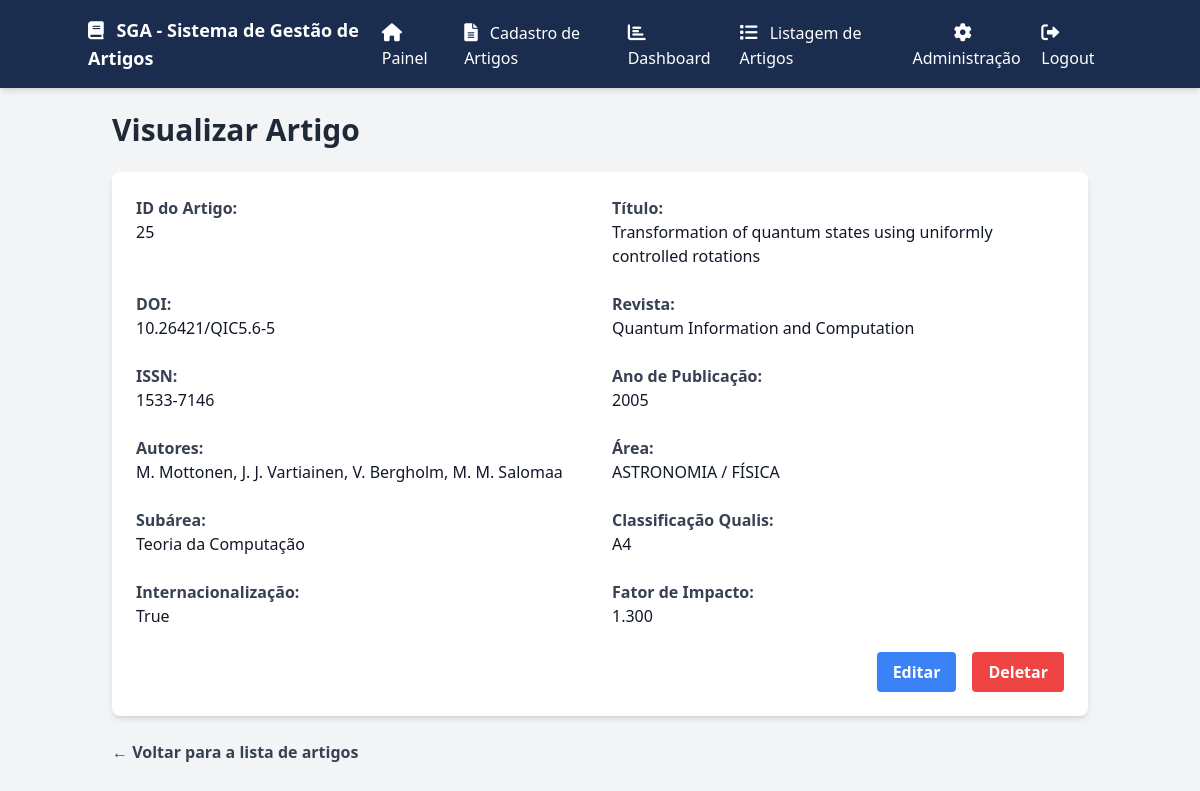
Page /visualizar_artigo/25 (signed in) on the committed database.
### app/models.py (models this page shows)
class Artigo(db.Model):
    id = db.Column(db.Integer, primary_key=True)
    doi = db.Column(db.String(255), unique=True, nullable=False)
    titulo = db.Column(db.String(255), nullable=False)
    ano = db.Column(db.Integer, nullable=False)
    revista = db.Column(db.String(255), nullable=False)
    issn = db.Column(db.String(9), nullable=False)
    area_id = db.Column(db.Integer, nullable=False)
    subarea_id = db.Column(db.Integer, nullable=False)
    autores = db.Column(db.String(255), nullable=False)  # Armazenar autores como string, pode ser melhorado com tabela relacional
    internacionalizacao = db.Column(db.Boolean, default=False)
    classificacao = db.Column(db.String(10), nullable=True)
    fator_impacto = db.Column(db.Numeric(5, 3), nullable=True)

class Area(db.Model):
    id = db.Column(db.Integer, primary_key=True)
    nome = db.Column(db.String(255), nullable=False, unique=True)
    subareas = db.relationship('Subarea', backref='area', lazy=True)

class Subarea(db.Model):
    id = db.Column(db.Integer, primary_key=True)
    nome = db.Column(db.String(255), nullable=False, unique=True)
    area_id = db.Column(db.Integer, db.ForeignKey('area.id'), nullable=False)

### app/routes/routes.py (the view)
@main_bp.route('/visualizar_artigo/<int:id>')
@login_required
def visualizar_artigo(id):
    artigo = Artigo.query.get_or_404(id)
    area = Area.query.get(artigo.area_id)
    subarea = Subarea.query.get(artigo.subarea_id)
    area_nome = area.nome if area else "Não especificada"
    subarea_nome = subarea.nome if subarea else "Não especificada"
    return render_template('visualizar_artigo.html', artigo=artigo, area_nome=area_nome, subarea_nome=subarea_nome)

### app/__init__.py (called while the page is built)
@login_manager.user_loader
def load_user(user_id):
    from app.models import User
    return User.query.get(int(user_id))  # Carrega o usuário pelo ID

### app/templates/visualizar_artigo.html (shortened to what this page needs)
<!DOCTYPE html>
<html lang="pt-BR">
<head>
    <script src="https://cdn.tailwindcss.com"></script>
    <link rel="stylesheet" href="https://cdnjs.cloudflare.com/ajax/libs/font-awesome/6.0.0-beta3/css/all.min.css">
</head>
<body class="bg-gray-100 font-sans leading-normal tracking-normal">
    <nav class="bg-[#1b2d4f] p-4 shadow-md">
        <div class="container mx-auto flex justify-between items-center">
            <div class="text-white text-lg font-semibold">
                <i class="fas fa-book mr-2"></i> SGA - Sistema de Gestão de Artigos
            </div>
            <div id="menuItems" class="hidden md:flex space-x-4">
                <a href="{{ url_for('main.painel') }}" class="text-white hover:text-[#f9b233]">
                    <i class="fas fa-home mr-2 text-lg"></i> Painel
                </a>
                <a href="{{ url_for('main.submit_artigo') }}" class="text-white hover:text-[#f9b233]">
                    <i class="fas fa-file-alt mr-2 text-lg"></i> Cadastro de Artigos
                </a>
                <a href="{{ url_for('main.dashboard') }}" class="text-white hover:text-[#f9b233]">
                    <i class="fas fa-chart-bar mr-2 text-lg"></i> Dashboard
                </a>
                <a href="{{ url_for('main.listar_artigos') }}" class="text-white hover:text-[#f9b233]">
                    <i class="fas fa-list mr-2 text-lg"></i> Listagem de Artigos
                </a>
                {% if current_user.is_authenticated and current_user.is_admin %}
                <div class="relative group">
                    <button class="text-white hover:text-[#f9b233] focus:outline-none">
                        <i class="fas fa-cog mr-2 text-lg"></i> Administração
                    </button>
                </div>
                {% endif %}
                {% if current_user.is_authenticated %}
                    <a href="{{ url_for('auth.logout') }}" class="text-white hover:text-[#f9b233]">
                        <i class="fas fa-sign-out-alt mr-2 text-lg"></i> Logout
                    </a>
                {% else %}
                    <a href="{{ url_for('auth.login') }}" class="text-white hover:text-[#f9b233]">
                        <i class="fas fa-sign-in-alt mr-2 text-lg"></i> Login
                    </a>
                {% endif %}
            </div>
        </div>
    </nav>
    <div class="container mx-auto p-6">
        <h1 class="text-3xl font-bold mb-6 text-gray-800">Visualizar Artigo</h1>
        <div class="bg-white shadow-md rounded-lg p-6">
            <div class="grid grid-cols-1 md:grid-cols-2 gap-6 mb-4">
                <div>
                    <label class="block text-gray-700 font-bold">ID do Artigo:</label>
                    <p class="text-gray-900">{{ artigo.id }}</p>
                </div>
                <div>
                    <label class="block text-gray-700 font-bold">Título:</label>
                    <p class="text-gray-900">{{ artigo.titulo }}</p>
                </div>
                <div>
                    <label class="block text-gray-700 font-bold">DOI:</label>
                    <p class="text-gray-900">{{ artigo.doi }}</p>
                </div>
                <div>
                    <label class="block text-gray-700 font-bold">Revista:</label>
                    <p class="text-gray-900">{{ artigo.revista }}</p>
                </div>
                <div>
                    <label class="block text-gray-700 font-bold">ISSN:</label>
                    <p class="text-gray-900">{{ artigo.issn }}</p>
                </div>
                <div>
                    <label class="block text-gray-700 font-bold">Ano de Publicação:</label>
                    <p class="text-gray-900">{{ artigo.ano }}</p>
                </div>
                <div>
                    <label class="block text-gray-700 font-bold">Autores:</label>
                    <p class="text-gray-900">{{ artigo.autores }}</p>
                </div>
                <div>
                    <label class="block text-gray-700 font-bold">Área:</label>
                    <p class="text-gray-900">{{ area_nome }}</p>
                </div>
                <div>
                    <label class="block text-gray-700 font-bold">Subárea:</label>
                    <p class="text-gray-900">{{ subarea_nome }}</p>
                </div>
                <div>
                    <label class="block text-gray-700 font-bold">Classificação Qualis:</label>
                    <p class="text-gray-900">{{ artigo.classificacao }}</p>
                </div>
                <div>
                    <label class="block text-gray-700 font-bold">Internacionalização:</label>
                    <p class="text-gray-900">{{ artigo.internacionalizacao }}</p>
                </div>
                <div>
                    <label class="block text-gray-700 font-bold">Fator de Impacto:</label>
                    <p class="text-gray-900">{{ artigo.fator_impacto }}</p>
                </div>
            </div>
            <div class="flex justify-end space-x-4 mt-6">
                <a href="{{ url_for('main.editar_artigo', id=artigo.id) }}"
                   class="bg-blue-500 hover:bg-blue-600 text-white font-bold py-2 px-4 rounded">
                    Editar
                </a>
                <form action="{{ url_for('main.deletar_artigo', id=artigo.id) }}" method="POST"
                      onsubmit="return confirm('Tem certeza que deseja deletar este artigo?');">
                    <button type="submit" class="bg-red-500 hover:bg-red-600 text-white font-bold py-2 px-4 rounded">
                        Deletar
                    </button>
                </form>
            </div>
        </div>
        <div class="mt-6">
            <a href="{{ url_for('main.listar_artigos') }}" class="text-gray-700 hover:text-gray-900 font-semibold">
                &larr; Voltar para a lista de artigos
            </a>
        </div>
    </div>
</body>
</html>

### rows in the picture
Artigo: id "25", titulo "Transformation of quantum states using uniformly controlled rotations", doi "10.26421/QIC5.6-5", revista "Quantum Information and Computation", issn "1533-7146", ano "2005", autores "M. Mottonen, J. J. Vartiainen, V. Bergholm, M. M. Salomaa", classificacao "A4", internacionalizacao "True", fator_impacto "1.300"
Area: nome "ASTRONOMIA / FÍSICA"
Subarea: nome "Teoria da Computação"
